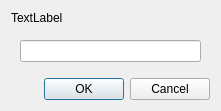
<?xml version="1.0" encoding="UTF-8"?>
<ui version="4.0">
 <class>gvDialog</class>
 <widget class="QDialog" name="gvDialog">
  <property name="geometry">
   <rect>
    <x>0</x>
    <y>0</y>
    <width>221</width>
    <height>95</height>
   </rect>
  </property>
  <property name="windowTitle">
   <string>Dialog</string>
  </property>
  <property name="locale">
   <locale language="English" country="UnitedStates"/>
  </property>
  <layout class="QVBoxLayout" name="verticalLayout">
   <item>
    <widget class="QLabel" name="labelQuestion">
     <property name="text">
      <string>TextLabel</string>
     </property>
    </widget>
   </item>
   <item>
    <widget class="QStackedWidget" name="stackedWidget">
     <property name="currentIndex">
      <number>0</number>
     </property>
     <widget class="QWidget" name="stringPage">
      <layout class="QVBoxLayout" name="verticalLayout_4">
       <item>
        <widget class="QLineEdit" name="lineEdit"/>
       </item>
       <item>
        <spacer name="verticalSpacer_3">
         <property name="orientation">
          <enum>Qt::Vertical</enum>
         </property>
         <property name="sizeHint" stdset="0">
          <size>
           <width>20</width>
           <height>40</height>
          </size>
         </property>
        </spacer>
       </item>
      </layout>
     </widget>
     <widget class="QWidget" name="intPage">
      <layout class="QVBoxLayout" name="verticalLayout_2">
       <item>
        <widget class="QSpinBox" name="spinBox">
         <property name="minimum">
          <number>0</number>
         </property>
         <property name="maximum">
          <number>0</number>
         </property>
         <property name="singleStep">
          <number>0</number>
         </property>
        </widget>
       </item>
       <item>
        <spacer name="verticalSpacer">
         <property name="orientation">
          <enum>Qt::Vertical</enum>
         </property>
         <property name="sizeHint" stdset="0">
          <size>
           <width>20</width>
           <height>39</height>
          </size>
         </property>
        </spacer>
       </item>
      </layout>
     </widget>
     <widget class="QWidget" name="doublePage">
      <layout class="QVBoxLayout" name="verticalLayout_3">
       <item>
        <widget class="QDoubleSpinBox" name="doubleSpinBox">
         <property name="minimum">
          <double>0.000000000000000</double>
         </property>
         <property name="maximum">
          <double>0.000000000000000</double>
         </property>
         <property name="singleStep">
          <double>0.000000000000000</double>
         </property>
        </widget>
       </item>
       <item>
        <spacer name="verticalSpacer_2">
         <property name="orientation">
          <enum>Qt::Vertical</enum>
         </property>
         <property name="sizeHint" stdset="0">
          <size>
           <width>20</width>
           <height>40</height>
          </size>
         </property>
        </spacer>
       </item>
      </layout>
     </widget>
    </widget>
   </item>
   <item>
    <widget class="QDialogButtonBox" name="buttonBox">
     <property name="standardButtons">
      <set>QDialogButtonBox::Cancel|QDialogButtonBox::Ok</set>
     </property>
    </widget>
   </item>
  </layout>
 </widget>
 <resources/>
 <connections>
  <connection>
   <sender>buttonBox</sender>
   <signal>accepted()</signal>
   <receiver>gvDialog</receiver>
   <slot>accept()</slot>
   <hints>
    <hint type="sourcelabel">
     <x>123</x>
     <y>79</y>
    </hint>
    <hint type="destinationlabel">
     <x>220</x>
     <y>58</y>
    </hint>
   </hints>
  </connection>
  <connection>
   <sender>buttonBox</sender>
   <signal>rejected()</signal>
   <receiver>gvDialog</receiver>
   <slot>reject()</slot>
   <hints>
    <hint type="sourcelabel">
     <x>70</x>
     <y>78</y>
    </hint>
    <hint type="destinationlabel">
     <x>1</x>
     <y>61</y>
    </hint>
   </hints>
  </connection>
 </connections>
</ui>
